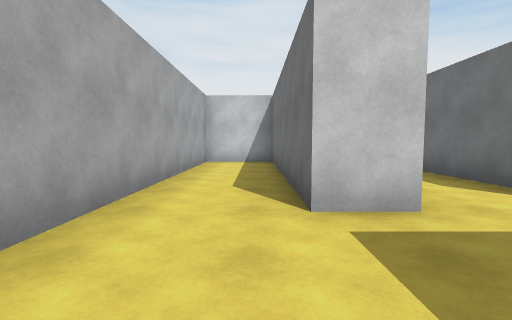
[1] (above)

22 first-person views from a walk through a 3-D level made in the Unity game engine. The camera is 1.2 m above the floor, tilts 4° down and sees 85° across. The floor is counted in squares, 1.86 m on a side. Each view is taken from the middle of a square. On the plan, view 1 faces up. The plan holds only what a view shows up to about 9 squares ahead; the rest is blank. The place goes on beyond the plan. The player character is not drawn.

[2]
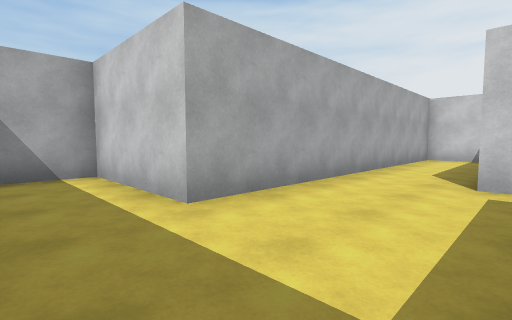

[3]
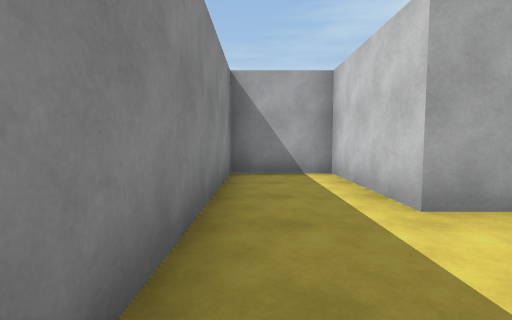

[4]
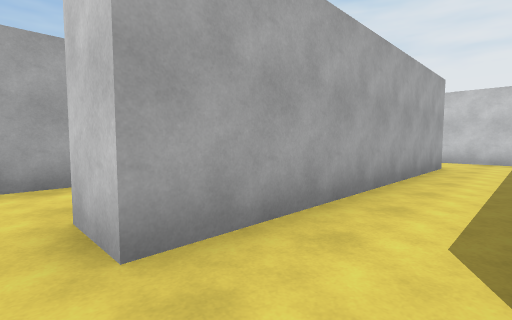

[5]
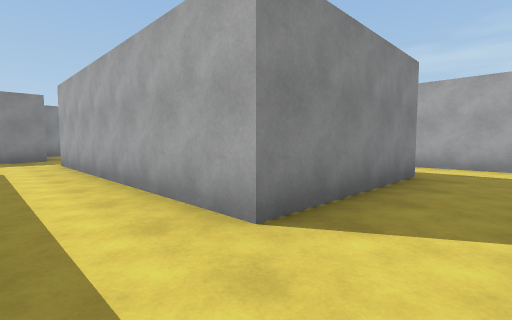

[6]
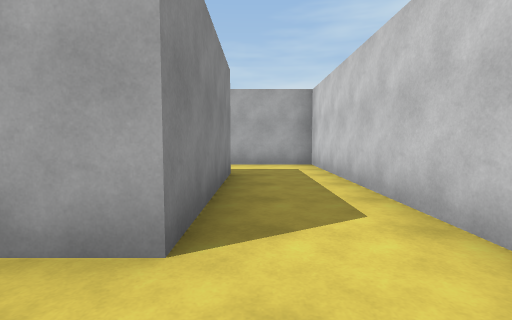

[7]
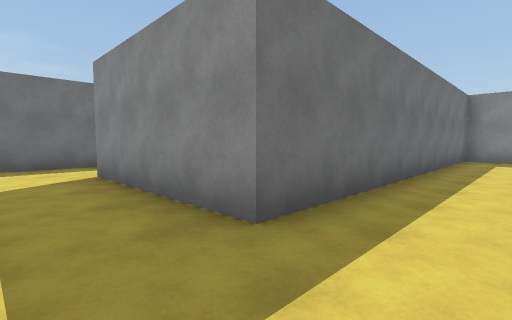

[8]
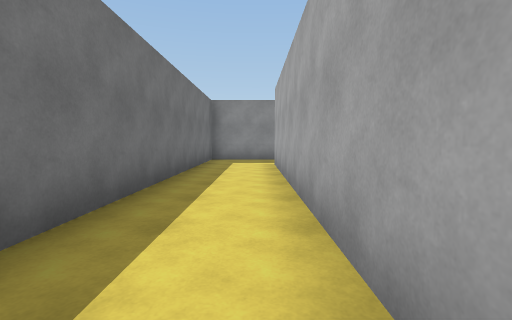

[9]
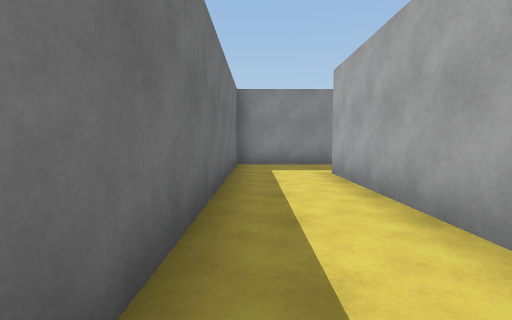

[10]
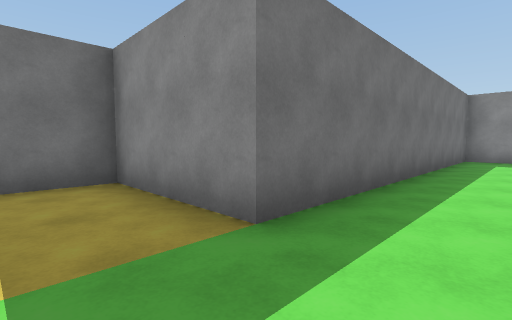

[11]
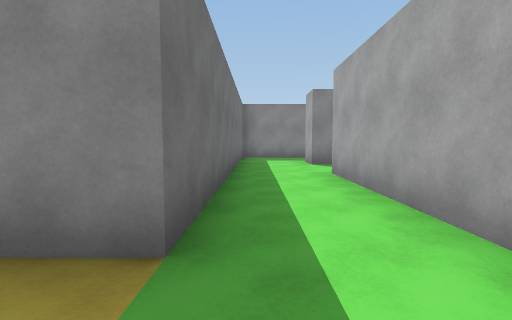

[12]
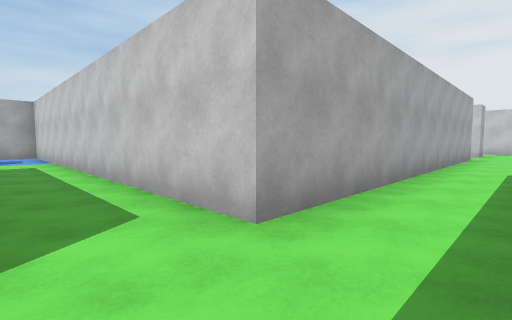

[13]
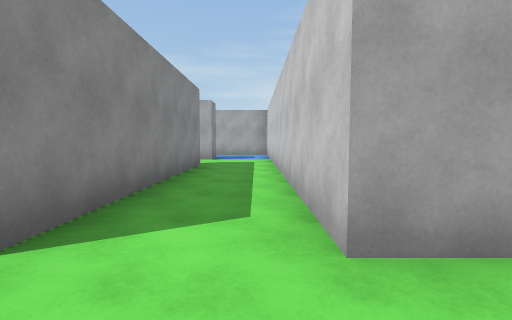

[14]
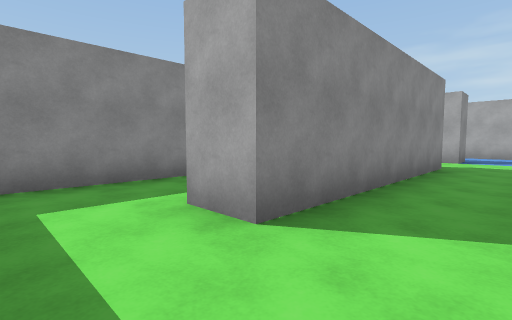

[15]
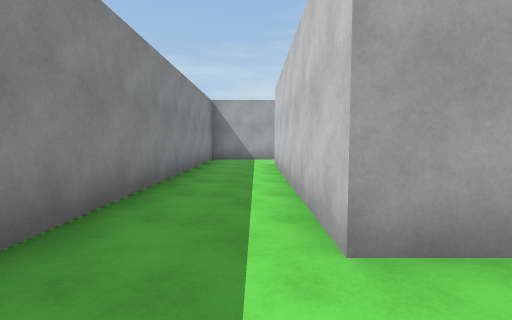

[16]
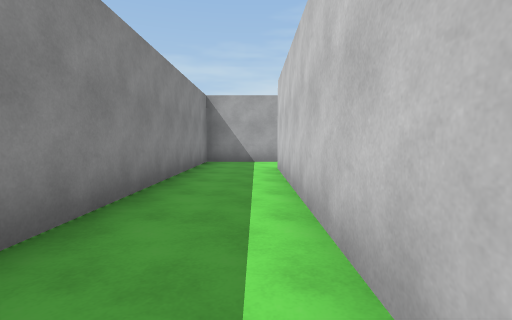

[17]
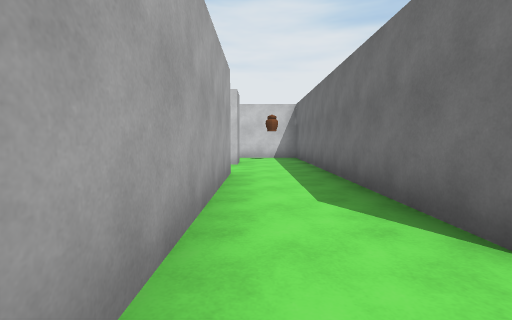

[18]
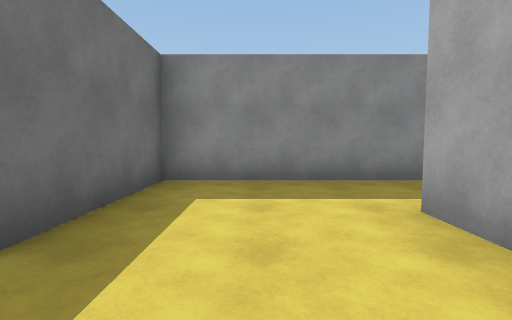

[19]
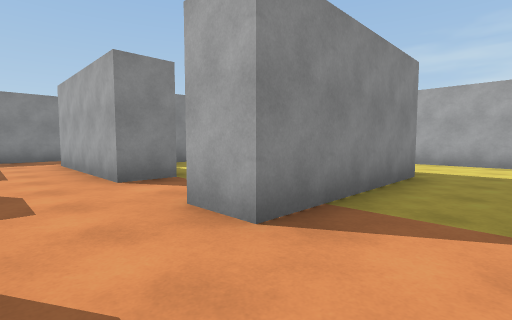

[20]
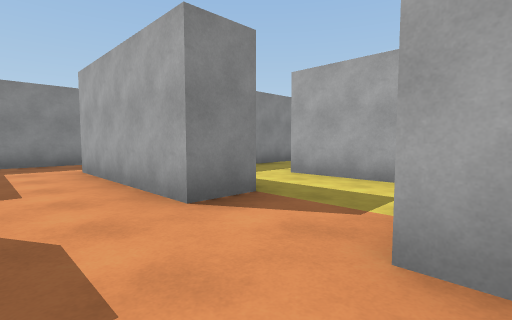

[21]
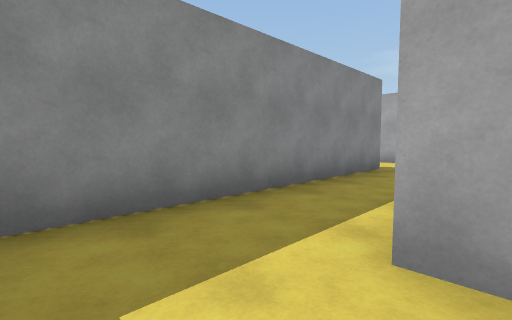

[22]
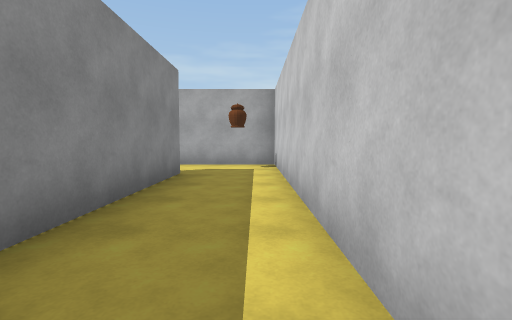

### Floor plan
Ten units are one square. View 1 is at (0, 0); x grows to the right and y downward. Boxes are objects, and circles mark ways between rooms. Rooms are numbered by the first view taken in them; rooms with no view inside come last. Other rooms are left out.
<svg viewBox="-165 -120 250 210">
<path fill="none" stroke="#000" d="M6 -85 -15 -85 -15 5 -45 5 -45 25 15 25 15 -5 45 -5M35 -38 35 -59M35 -89 35 -108M-55 -5 -25 -5 -25 -95 15 -95 15 -25 5 -25 5 -82M26 -115 -45 -115 -45 -25M-55 -25 -55 -85M-55 65 -55 -5M-75 -65 -75 35 -155 35M-136 55 -75 55 -75 65M-155 55 -155 65M-75 65 -134 65M-155 65 -155 85 -55 85 -55 65M45 -5 55 -5 55 5M44 25 55 25M25 14 25 35M-26 55 40 55M25 35 -45 35 -45 64"/>
<circle cx="-50" cy="-15" r="3" fill="#2a7"/>
<circle cx="40" cy="-15" r="3" fill="#2a7"/>
<circle cx="-145" cy="60" r="3" fill="#2a7"/>
<circle cx="-65" cy="60" r="3" fill="#2a7"/>
<circle cx="35" cy="30" r="3" fill="#2a7"/>
<text x="-10" y="-50">1</text>
<text x="-70" y="10">2</text>
<text x="-110" y="70">3</text>
<text x="80" y="-40">4</text>
<text x="40" y="20">5</text>
<text x="0" y="50">6</text>
</svg>
Room 1 opens to room 2. Room 1 opens to room 4. Room 2 opens to room 3. Room 5 opens to room 6.

Where each view was taken, in squares from view 1:
view 1: 0 up, 0 right, facing up
view 2: 2 down, 1 right, facing up-left
view 3: 2 down, 1 right, facing left
view 4: 2 up, 3 right, facing up-left
view 5: 11 up, 3 right, facing down-left
view 6: 10 up, 3 right, facing left
view 7: 11 up, 4 left, facing down-right
view 8: 10 up, 4 left, facing down
view 9: 8 up, 3 left, facing down
view 10: 2 up, 7 left, facing down-right
view 11: 2 up, 6 left, facing down
view 12: 5 down, 6 left, facing up-left
view 13: 4 down, 6 left, facing left
view 14: 4 down, 6 left, facing down-left
view 15: 7 down, 6 left, facing left
view 16: 7 down, 7 left, facing left
view 17: 1 up, 7 left, facing up
view 18: 2 up, 0 right, facing down
view 19: 2 up, 7 right, facing down-left
view 20: 0 up, 7 right, facing down-left
view 21: 3 down, 4 right, facing down-left
view 22: 4 down, 3 right, facing left
